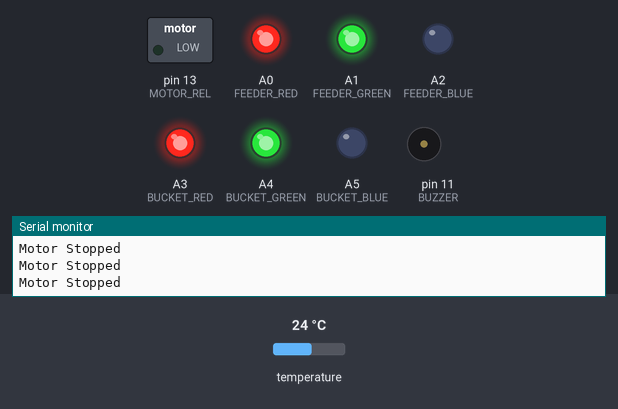
Simulated run of this sketch. Board: Arduino Uno, built with avr-gcc and run on an emulated ATmega328P. Parts: switched loads named in the sketch (green lamp = pin HIGH), output pins drawn as LEDs (lit = HIGH), buzzer (waves = sounding, pin HIGH), the last lines printed to the serial monitor. The test bench sets the inputs (shaded band); at power-on: temperature 24 °C.

Above: at 2.2 s.
2.3 s: temperature set to 39.1 °C
3.8 s: temperature set to 40.8 °C
At 4.7 s:
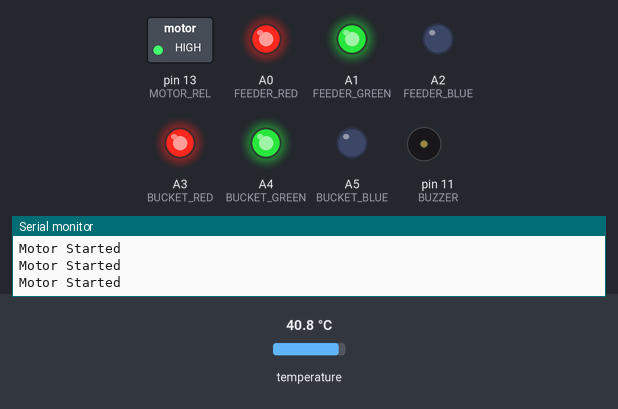
5.6 s: temperature set to 12 °C
At 6.6 s:
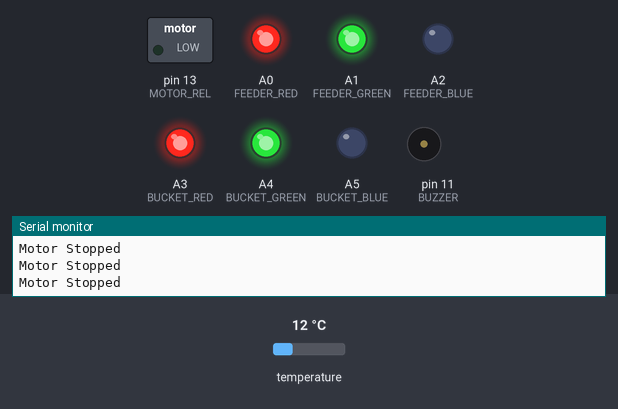
7.1 s: temperature set to 41 °C
At 8.4 s:
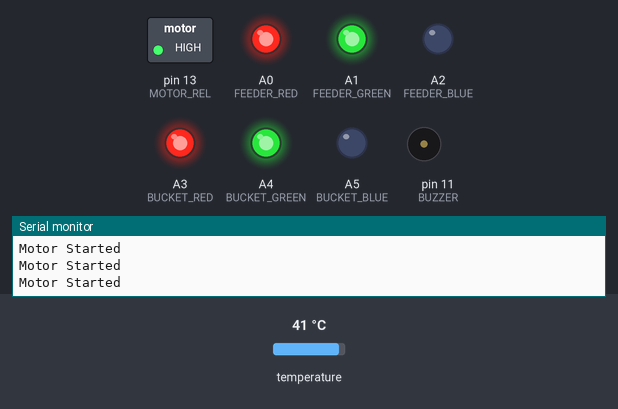
Timing chart, 0 to 9.7 s (numbered marks = the images above; inputs shaded):
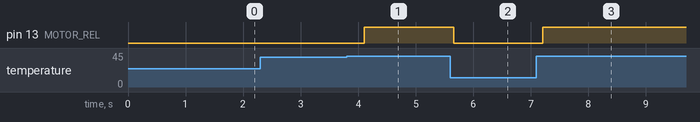

The sketch:

ecoflash_dryer_firmware.ino
```cpp
#include "ecoflash_dryer_config.h"

#define START_BUTTON  4
#define STOP_BUTTON   5
#define BUZZER         11
#define MOTOR_REL       13
#define FEEDER_RED      A0
#define FEEDER_GREEN    A1
#define FEEDER_BLUE     A2
#define BUCKET_RED      A3
#define BUCKET_GREEN    A4
#define BUCKET_BLUE     A5
#define LED_OFF         1
#define LED_ON          0
#define MOTOR_OFF       0
#define MOTOR_ON        1
#define BUTTON_PRESSED  1
#define BUTTON_RELEASED 0

typedef enum LED_COLOR{
    NO_COLOR,
    RED_COLOR,
    GREEN_COLOR,
    BLUE_COLOR
}LED_COLOR;

DEVICE_PARAMS device_params;
unsigned long test_run_millis;

bool readButton(uint8_t btn_pin)
{
    if(digitalRead(btn_pin) == HIGH)
    {
        return HIGH;
    }

    return LOW;
}

void switchMotor(bool new_state)
{
    digitalWrite(MOTOR_REL, new_state);
    if(new_state == MOTOR_ON)
    {
        device_params.motor_state = true;
        Serial.println("Motor Started");
    }
    else
    {
        device_params.motor_state = false;
        Serial.println("Motor Stopped");
    }
}

/// @brief Turn on the specified LED
/// @param feeder set to true if you intend to turn on the LED on the feeder, and false for the bucket
/// @param new_color the exact color the LED should be turned on
void switchOnLED( bool feeder, LED_COLOR new_color)
{
    if(feeder)
    {
        digitalWrite(FEEDER_RED, LED_OFF);
        digitalWrite(FEEDER_GREEN, LED_OFF);
        digitalWrite(FEEDER_BLUE, LED_OFF);

        if(new_color != NO_COLOR)
        {
            switch (new_color)
            {
                case RED_COLOR:
                    digitalWrite(FEEDER_RED, LED_ON);
                break;
                case GREEN_COLOR:
                    digitalWrite(FEEDER_GREEN, LED_ON);
                break;
                case BLUE_COLOR:
                    digitalWrite(FEEDER_BLUE, LED_ON);
                break;

            default:
                break;
            }
        }
    }
    else
    {
        digitalWrite(BUCKET_RED, LED_OFF);
        digitalWrite(BUCKET_GREEN, LED_OFF);
        digitalWrite(BUCKET_BLUE, LED_OFF);

        if(new_color != NO_COLOR)
        {
            switch (new_color)
            {
                case RED_COLOR:
                    digitalWrite(BUCKET_RED, LED_ON);
                break;
                case GREEN_COLOR:
                    digitalWrite(BUCKET_GREEN, LED_ON);
                break;
                case BLUE_COLOR:
                    digitalWrite(BUCKET_BLUE, LED_ON);
                break;

            default:
                break;
            }
        }
    }

}

void soundBuzzer( void )
{
    static unsigned long buzzer_millis = 0;
    if(millis() - buzzer_millis > 1500)
    {
        tone(BUZZER, 4000, 100);
        buzzer_millis = millis();
    }
}

void setup()
{
    Serial.begin(9600);
    pinMode(START_BUTTON, INPUT_PULLUP);
    pinMode(STOP_BUTTON, INPUT_PULLUP);
    pinMode(MOTOR_REL, OUTPUT);
    pinMode(BUZZER, OUTPUT);
    pinMode(FEEDER_RED, OUTPUT);
    pinMode(FEEDER_BLUE, OUTPUT);
    pinMode(FEEDER_GREEN, OUTPUT);
    pinMode(BUCKET_RED, OUTPUT);
    pinMode(BUCKET_BLUE, OUTPUT);
    pinMode(BUCKET_GREEN, OUTPUT);

    switchOnLED(true, BLUE_COLOR);
    switchOnLED(false, BLUE_COLOR);
    switchMotor(MOTOR_OFF);

    device_params.ecoflash_state = IDLE_STATE;

    if(!sensorInit())
    {
        switchOnLED(true, RED_COLOR);
        switchOnLED(false, RED_COLOR);
        device_params.ecoflash_state = ERROR_STATE;
    }

    if(!commInit())
    {
        switchOnLED(true, RED_COLOR);
        switchOnLED(false, RED_COLOR);
        device_params.ecoflash_state = ERROR_STATE;
    }

    delay(1000); //wait a bit for sensors to stabilize

}

void loop()
{
    sensorUpdate();

    if(device_params.temp_state == NORMAL_LEVEL)
    {
        switchMotor(MOTOR_ON);
    }

    else
    {
        switchMotor(MOTOR_OFF);
    }

    commUpdate();
}

/*
void loop()
{
    sensorUpdate();
    if((device_params.temp_state == HIGH_LEVEL) ||
        (device_params.humd_state == HIGH_LEVEL) ||
        (device_params.feed_state == HIGH_LEVEL)
    )
    {
        device_params.ecoflash_state = ERROR_STATE;
    }

    switch(device_params.ecoflash_state)
    {
        case IDLE_STATE:
            switchOnLED(false, GREEN_COLOR);
            switchMotor(MOTOR_OFF);

            if(readButton(START_BUTTON) == BUTTON_PRESSED)
            {
                device_params.ecoflash_state = TEST_RUN_STATE;
                test_run_millis = millis();
            }
            else if((device_params.temp_state == NORMAL_LEVEL) &&
                    (device_params.feed_state == NORMAL_LEVEL)
            )
            {
                device_params.ecoflash_state = RUN_STATE;
            }
            else if((device_params.temp_state == NORMAL_LEVEL) ||
                    (device_params.feed_state == NORMAL_LEVEL)
            )
            {
                soundBuzzer();
                switchOnLED(true, RED_COLOR);
            }
            else
            {
                switchOnLED(true, GREEN_COLOR);
            }
        break;

        case RUN_STATE:
            switchOnLED(true, BLUE_COLOR);
            switchMotor(MOTOR_ON);
            if((readButton(STOP_BUTTON) == BUTTON_PRESSED) ||
                (device_params.feed_state == LOW_LEVEL)
            )
            {
                device_params.ecoflash_state = STOP_STATE;
            }
            else if(device_params.humd_state != LOW_LEVEL)
            {
                soundBuzzer();
                switchOnLED(false, RED_COLOR);
            }
            else
            {
                switchOnLED(false, BLUE_COLOR);
            }

        break;

        case TEST_RUN_STATE:
            switchOnLED(true, BLUE_COLOR);
            switchOnLED(false, BLUE_COLOR);
            switchMotor(MOTOR_ON);

            if((millis() - test_run_millis > TEST_RUN_PERIOD_SECS*1000) ||
                (readButton(STOP_BUTTON) == BUTTON_PRESSED)
            )
            {
                device_params.ecoflash_state = STOP_STATE;
            }
        break;

        case STOP_STATE:
            switchOnLED(true, BLUE_COLOR);
            switchOnLED(false, BLUE_COLOR);
            switchMotor(MOTOR_OFF);

            device_params.ecoflash_state = IDLE_STATE;
        break;

        case ERROR_STATE:
            switchOnLED(true, RED_COLOR);
            switchOnLED(false, RED_COLOR);
            switchMotor(MOTOR_OFF);

            if(readButton(STOP_BUTTON) == BUTTON_PRESSED)
            {
                if(
                    (device_params.temp_state != HIGH_LEVEL) &&
                    (device_params.humd_state != HIGH_LEVEL) &&
                    (device_params.feed_state != HIGH_LEVEL)
                )
                {
                    device_params.ecoflash_state = IDLE_STATE;
                }
                else
                {
                    soundBuzzer();
                }
            }
        break;
    }

    commUpdate();
}
*/
```

ecoflash_dryer_config.h
```cpp
#ifndef ECOFLASH_DRYER_CONFIG_H
    #define ECOFLASH_DRYER_CONFIG_H

    #define DEBUG_SENSORS
    #define NB_OF_SENSORS           3
    #define TEMP_THRESHOLD_LOW      40
    #define TEMP_THRESHOLD_HIGH     100
    #define HUMD_THRESHOLD_HIGH     25
    #define HUMD_THRESHOLD_LOW      10
    #define FEED_THRESHOLD_LOW      2
    #define FEED_THRESHOLD_HIGH     10
    #define TEST_RUN_PERIOD_SECS    10

    typedef enum PARAM_STATE
    {
        NORMAL_LEVEL,
        LOW_LEVEL,
        HIGH_LEVEL
    }
    PARAM_STATE;

    typedef enum ECOFLASH_STATES
    {
        IDLE_STATE,
        RUN_STATE,
        STOP_STATE,
        TEST_RUN_STATE,
        ERROR_STATE
    }ECOFLASH_STATES;

    typedef struct DEVICE_PARAMS
    {
        ECOFLASH_STATES ecoflash_state;
        uint8_t temperature;
        uint8_t humidity;
        uint8_t feeder;
        PARAM_STATE temp_state:2,
                    humd_state:2,
                    feed_state:2;
        bool motor_state:2;
    }
    DEVICE_PARAMS;

    extern DEVICE_PARAMS device_params;

    bool sensorInit( void );
    bool sensorUpdate( void );

    bool displayInit( void );
    void displayUpdate( void );
    void displayLog( String error );

    void commUpdate( void );
    bool commInit( void );

#endif
```

Sensors_driver.ino
```cpp
#include "ecoflash_dryer_config.h"
#include <DallasTemperature.h>
#include <OneWire.h>

#define TEMP_SENSOR     8
#define HUMD_SENSOR       6
#define FEED_SENSOR_DT    10
#define FEED_SENSOR_SK      9

OneWire oneWire(TEMP_SENSOR);
DallasTemperature tempSensor(&oneWire);

const uint8_t MIN_SENSOR_VAL = 0;
const uint8_t MAX_SENSOR_VAL = 120;
const uint8_t SENSOR_SAMPLES = 10;

uint8_t sensor_read;

void readTemperature( void )
{
    tempSensor.requestTemperatures();

    float temp = tempSensor.getTempCByIndex(0);
    #ifdef DEBUG_SENSORS
        Serial.print(F("temp: "));
        Serial.println(temp);
    #endif

    if(temp > MIN_SENSOR_VAL && temp < MAX_SENSOR_VAL)
    {
        device_params.temperature = (uint8_t)temp;
    }
    else{
        device_params.temperature = MIN_SENSOR_VAL;
    }
}

void readHumidity( void )
{
    // uint16_t buffer_arr[SENSOR_SAMPLES], tempval;
    // for(byte i=0; i<SENSOR_SAMPLES; i++)
    // {
    //     buffer_arr[i] = analogRead(HUMD_SENSOR);
    //     delay(SENSOR_SAMPLES);
    // }

    // for(byte i=0;i<9;i++)
    // {
    //     for(int j=i+1;j<10;j++)
    //     {
    //         if(buffer_arr[i]>buffer_arr[j])
    //         {
    //             tempval = buffer_arr[i];
    //             buffer_arr[i] = buffer_arr[j];
    //             buffer_arr[j] = tempval;
    //         }
    //     }
    // }

    // unsigned long avgval = 0;
    // for(byte i=2; i<8; i++)
    //     avgval += buffer_arr[i];

    // float ph_act = (float)avgval*5.0/1024/6;
    // ph_act = -5.70 * ph_act + PH_FACTOR;
    // #ifdef DEBUG_SENSORS
    //     Serial.print(F("ph: "));
    //     Serial.println(ph_act);
    // #endif
    // if(ph_act > MIN_SENSOR_VAL && ph_act < MAX_SENSOR_VAL)
    // {
    //     device_params.humidity = (uint8_t)(ph_act*SENSOR_SAMPLES);
    // }
    // else
    // {
    //     device_params.humidity = MIN_SENSOR_VAL;
    // }
}

void readFeeder( void )
{
    // float volt = 0;
    // for(byte i=0; i<(SENSOR_SAMPLES*SENSOR_SAMPLES); i++)
    // {
    //     volt += ((float)analogRead(FEED_SENSOR)/1023)*5;
    // }

    // volt = volt/(SENSOR_SAMPLES*SENSOR_SAMPLES);
    // #ifdef DEBUG_SENSORS
    //     Serial.print(F("volt: "));
    //     Serial.println(volt);
    // #endif

    // if(volt > MIN_SENSOR_VAL)
    // {

    //     device_params.feeder = (uint8_t)((volt/3000.0*5.0)*10);
    //     #ifdef DEBUG_SENSORS
    //     Serial.print(F("NTU: "));
    //     Serial.println(device_params.feeder);
    //     #endif
    // }
}

bool sensorInit( void )
{
    tempSensor.begin();
    sensor_read = 0;

    return true;
}

bool sensorUpdate( void )
{
    switch (sensor_read)
    {
        case 0:
            readTemperature();
            if(device_params.temperature < TEMP_THRESHOLD_LOW)
            {
                device_params.temp_state = LOW_LEVEL;
            }
            else if(device_params.temperature > TEMP_THRESHOLD_HIGH)
            {
                device_params.temp_state = HIGH_LEVEL;
            }
            else
            {
                device_params.temp_state = NORMAL_LEVEL;
            }
        break;

        case 1:
            readHumidity();
            if(device_params.humidity < HUMD_THRESHOLD_LOW)
            {
                device_params.humd_state = LOW_LEVEL;
            }
            else if(device_params.humidity > HUMD_THRESHOLD_HIGH)
            {
                device_params.humd_state = HIGH_LEVEL;
            }
            else
            {
                device_params.humd_state = NORMAL_LEVEL;
            }
        break;

        case 2:
            readFeeder();
            if(device_params.feeder < FEED_THRESHOLD_LOW)
            {
                device_params.feed_state = LOW_LEVEL;
            }
            else if(device_params.feeder > FEED_THRESHOLD_HIGH)
            {
                device_params.feed_state = HIGH_LEVEL;
            }
            else
            {
                device_params.feed_state = NORMAL_LEVEL;
            }
        break;

        default:
        break;
    }

    sensor_read = (++sensor_read)%NB_OF_SENSORS;

    return true;
}

/* ___________________________________ EOF __________________________________ */
```

comm_driver.ino
```cpp
#include "ecoflash_dryer_config.h"
#include <SoftwareSerial.h>

SoftwareSerial webSerial(3,2);

unsigned long previous_send;

void commUpdate( void )
{
    if(millis() - previous_send > 500)
    {
        String curr_status = "*";
        curr_status += String(device_params.motor_state) + ",";
        curr_status += String(device_params.temperature) + ",";
        curr_status += String(device_params.humidity) + "#";
        webSerial.println(curr_status);

        previous_send = millis();
    }
}

bool commInit( void )
{
    webSerial.begin(9600);
    previous_send = millis();

    return true;
}
```

Measured:
- the behaviour switches between 39.9 and 40 °C on temperature (found by bisection; images 0 and 1)
- after the input at 3.8 s, pin 13 (MOTOR_REL): LOW → HIGH after 0.31 s
- after the input at 5.6 s, pin 13 (MOTOR_REL): HIGH → LOW after 0.06 s
- after the input at 7.1 s, pin 13 (MOTOR_REL): LOW → HIGH after 0.11 s
